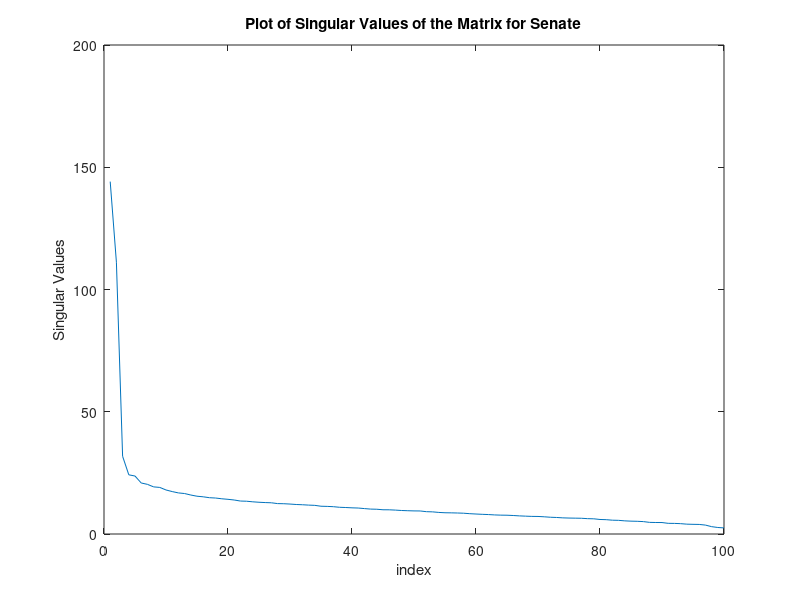
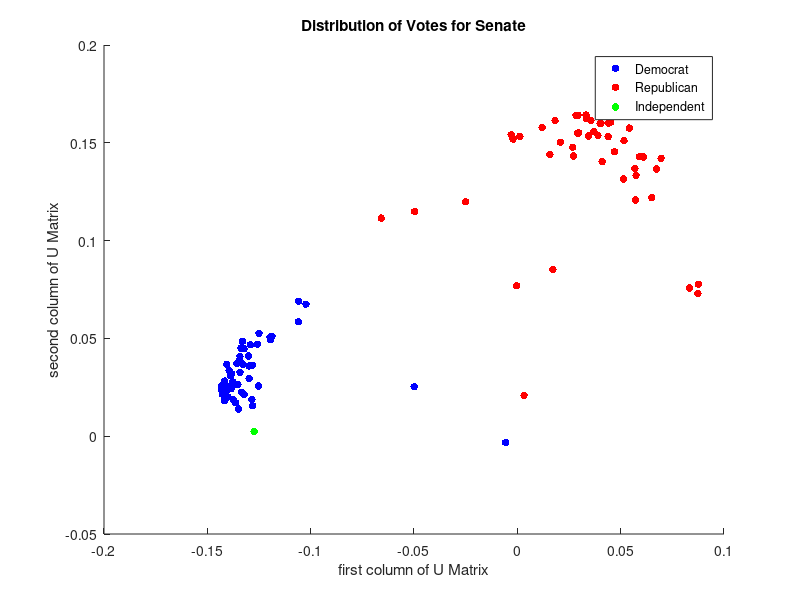
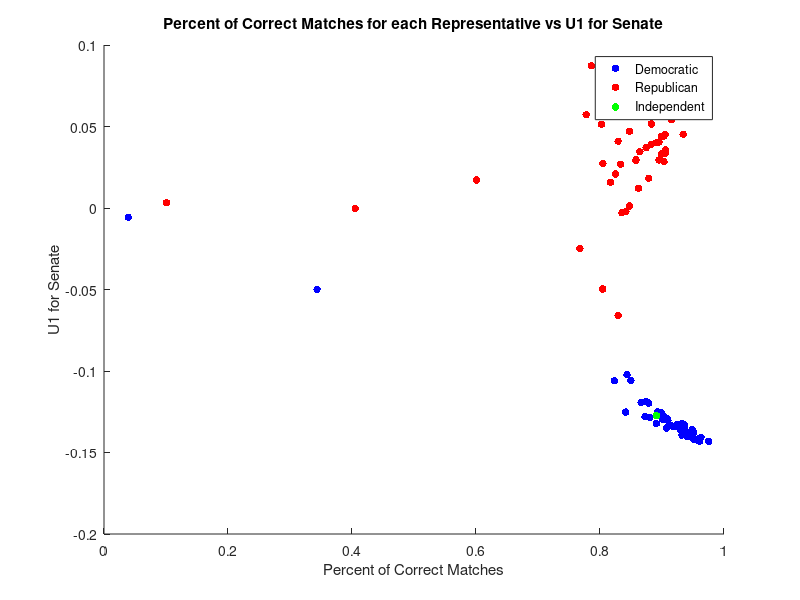

Reproduce these figures in MATLAB, in order.
clear
clc
%for the parties of the senates
sp = load("senate_parties.txt");

%for the names 
file_sn_ID = fopen('senate_names.txt');             
sn = textscan(file_sn_ID,'%s','delimiter','\n');
fclose(file_sn_ID);

%for the senate votes
sv = load("senate_votes.txt");
s = size(sv);
row = s(1);
col = s(2); 

sv_matrix = zeros(row,col);

for i = 1:row 
    new_row = sv(i,:);
    sv_matrix(i,:) = new_row;
end

%plotting the svd of the sv matrix
sv_sing_val = svd(sv_matrix)
figure
plot(sv_sing_val);   
xlabel('index');
ylabel('Singular Values');
title('Plot of Singular Values of the Matrix for Senate');

[Usv,Ssv,Vsv]= svd(sv_matrix);

%scatter plot of U1 vs U2
%100 for Democrats, 200 for Republicans, and then any other code we will label as Independent
x = Usv(:,1);
y = Usv(:,2);
i_dem = (sp == 100);       
i_rep = (sp == 200);  
i_ind = (sp ~= 100 & sp ~= 200);
x_dem = x(i_dem); 
x_rep = x(i_rep); 
y_dem = y(i_dem);
y_rep = y(i_rep); 
x_ind = x(i_ind);
y_ind = y(i_ind);

figure
scatter(x_dem, y_dem, 30, [0 0 1], 'filled');
hold on; 
scatter(x_rep, y_rep, 30, [1 0 0], 'filled');
hold on;
scatter(x_ind, y_ind, 30, [0 1 0], 'filled');
hold on;
legend('Democrat','Republican','Independent','location','best');
xlabel('first column of U Matrix')
ylabel('second column of U Matrix')
title('Distribution of Votes for Senate')

%%part e
[Ursv,Srsv,Vrsv]=svds(sv_matrix,2);
sv_red_matrix = Ursv * Srsv * Vrsv';
%the following will directly return the sign of the numbers in the same
%matrix dimension 
sv_sign_matrix = sign(sv_red_matrix); 
%this returns a logical matrix. For all the matched values return 1 else 0
sv_result_matrix = sv_sign_matrix==sv_matrix;

sv_predict_array = zeros(size(sv_result_matrix,1),1);
total = size(sv_result_matrix,2);
s_total_correct = 0;
for r = 1 : size(sv_result_matrix,1)
    counter = 0;
    for c = 1 : size(sv_result_matrix,2) 
        if sv_result_matrix(r,c) == 1
            counter = counter + 1;
            s_total_correct = s_total_correct + 1;
        end
    end
    sv_predict_array(r,1) = counter/total;
end
s_total_correct 

s_total_percent = (s_total_correct / (row * col)) * 100

figure
ux = Ursv(:,1);
scatter(sv_predict_array(i_dem),ux(i_dem),30, [0 0 1],'filled');
hold on
scatter(sv_predict_array(i_rep),ux(i_rep),30, [1 0 0],'filled');
hold on
scatter(sv_predict_array(i_ind),ux(i_ind),30, [0 1 0],'filled');

legend('Democratic','Republican','Independent','location','best')
title('Percent of Correct Matches for each Representative vs U1 for Senate')
xlabel('Percent of Correct Matches')
ylabel('U1 for Senate')